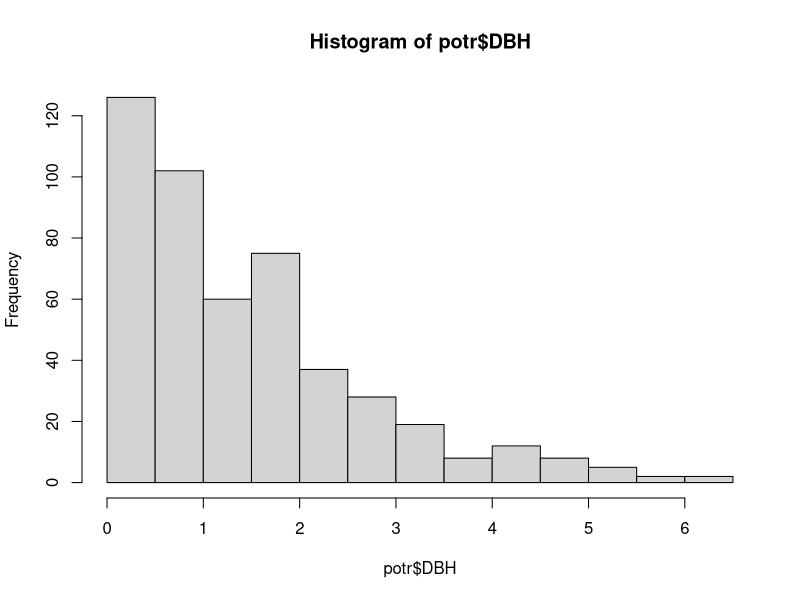
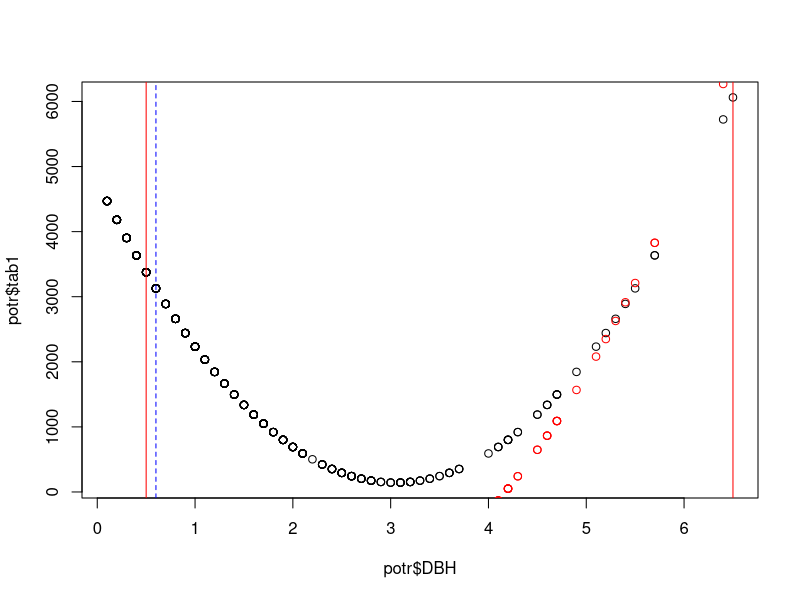
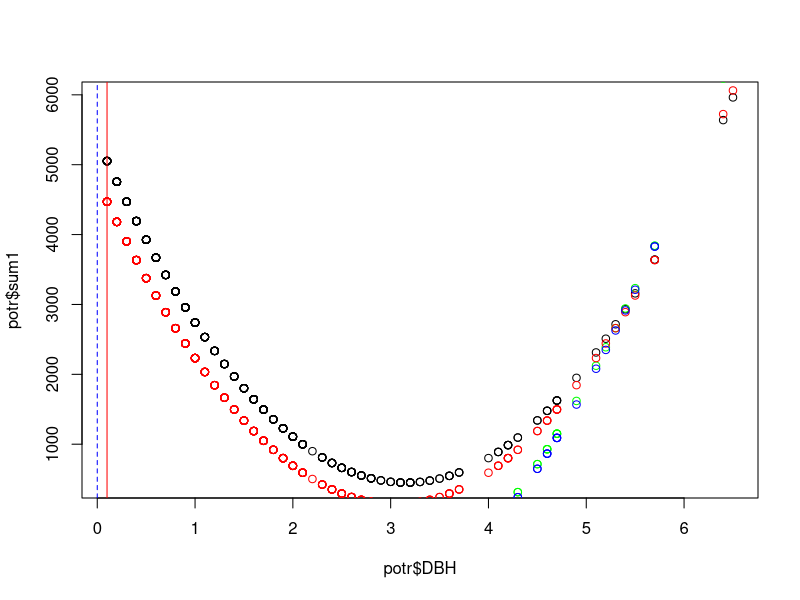
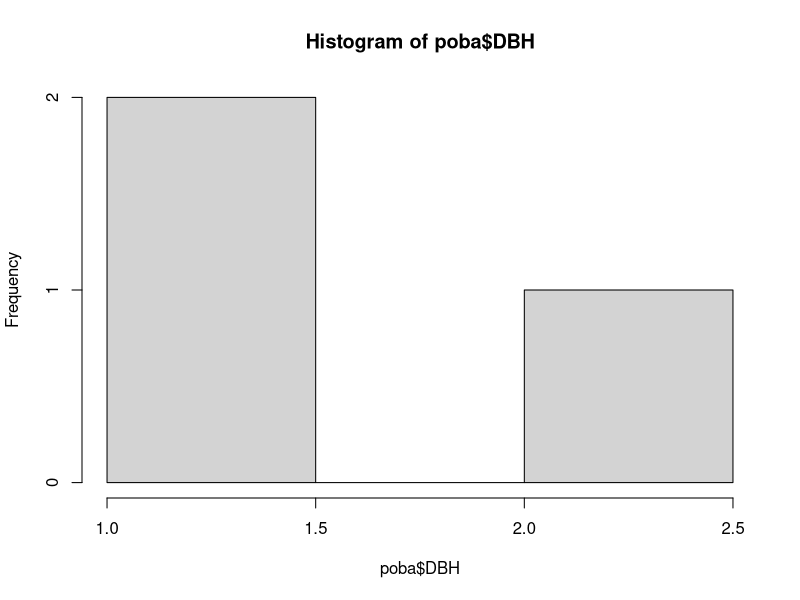
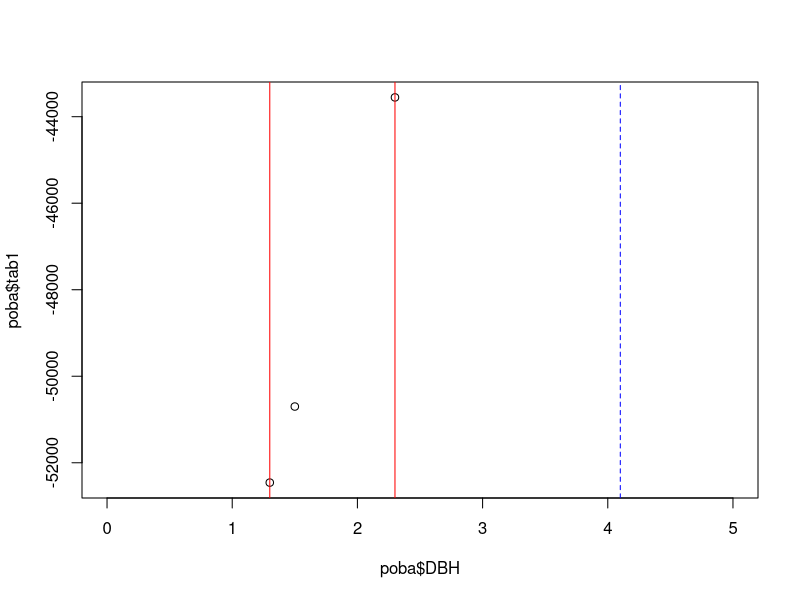
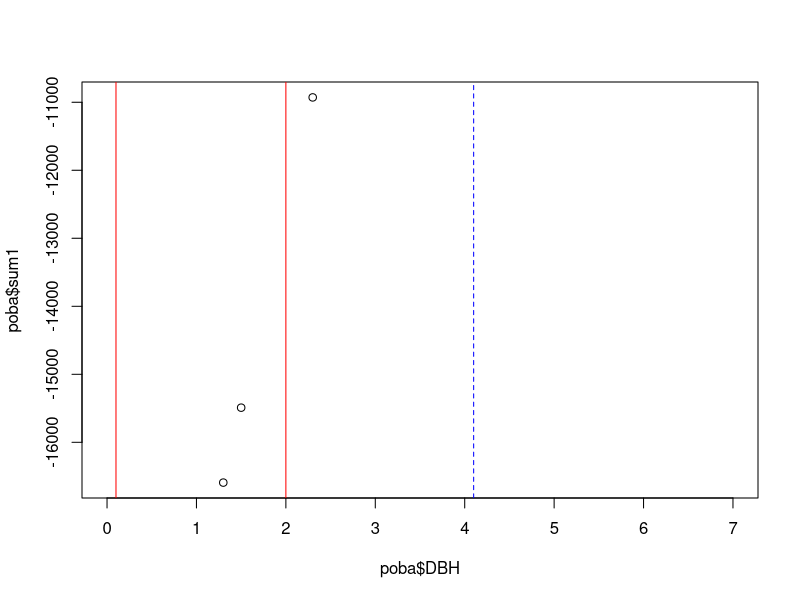

Recreate these plots in R, in order. (Note: this script raises an error after producing the figures.)
# testing Campbell et al. 1985
# Regression equations for estimaing single tree biomass of trembling aspen

# species: aspen


library(ggplot2)
library(cowplot); theme_set(theme_cowplot())
library(tidyverse)
library(here)
options(scipen = 999)

dbh <- read.csv(here("data/dbh.csv"))

#############################################################################
# quaking aspen

potr <- dbh %>%
  filter(SPP == "POTR")
hist(potr$DBH) # everything smaller than 6 cm
summary(potr$DBH) # min 0.1, max 6.5

##########################
# testing total aboveground biomass equations

# first equation in table
tab1_potr <- function(x) 4768.253 - (3033.186*x) + 497.269*(x^2)
# n = 41, r2 = 0.974
  # SE
    # intercept = 2066.15
    # DBH = 618.83
    # dbh2 = 34.58

# second equation in table
tab2_potr <- function(x) -1834.45*x + 439.664*(x^2)
# n = 41, r2 = 0.980
  # SE
    # dbh = 354.54
    # dbh2 = 25.23

potr$tab1 <- tab1_potr(potr$DBH)
potr$tab2 <- tab2_potr(potr$DBH)

plot(potr$tab1 ~ potr$DBH)
points(potr$tab2 ~ potr$DBH, col = "red")
abline(v = c(0.5,6.5), col = "red") # my ranges
abline(v = c(0.6, 19.3), col = "blue", lty = 2) # equation's ranges

# don't understand this at all

########################
# testing out calculating each component

# FOLIAGE
fol1_potr <- function(x) -31.892 + 6.226*(x^2)
# n = 41, r2 = 0.903
  # SE
    # intercept = 41.27
    # dbh2 = 0.33

fol2_potr  <- function(x) 6.387*(x^2)
# n = 31, r2 = 0.942
  # SE
    # dbh2 = 0.25

potr$fol1 <- fol1_potr(potr$DBH)
potr$fol2 <- fol2_potr(potr$DBH)

# LIVE BRANCHES
branch1_potr <- function(x) 2102.347 - 722.293*x + 68.792*(x^2)
# n = 23, r2 = 0.770
  # SE
    # intercept = 1680.90
    # dbh = 353.52
    # dbh2 = 17.13

branch2_potr <- function(x) -325.581*x + 52.188*(x^2)
# n = 23, r2 = 0.867
  # SE
    # dbh = 158.19
    # dbh2 = 10.98

potr$branch1 <- branch1_potr(potr$DBH)
potr$branch2 <- branch2_potr(potr$DBH)

# STEMWOOD
stemw1_potr <- function(x) 3842.733 - 2388.907*x + 370.644*(x^2)
# n = 39, r2 = 0.975
  # SE
    # intercept = 1627.52
    # dbh = 469.52
    # dbh2 = 25.87

stemw2_potr <- function(x) -1445.992*x + 325.786*(x^2)
# n = 39, r2 = 0.981
  # SE
    # dbh = 261.73
    # dbh2 = 18.62

potr$stem1 <- stemw1_potr(potr$DBH)
potr$stem2 <- stemw2_potr(potr$DBH)

# BARK
bark1_potr <- function(x) -554.585 + 47.289*(x^2)
# n = 21, r2 = 0.945
  # SE
    # intercept = 458.92
    # dbh2 = 2.61

bark2_potr <- function(x) 44.621*(x^2)
# n = 21, r2 = 0.980
  # SE
  # dbh2 = 1.41

potr$bark1 <- bark1_potr(potr$DBH)
potr$bark2 <- bark2_potr(potr$DBH)

# summing up components
potr$sum1 <- potr$fol1 + potr$branch1 + potr$stem1 + potr$bark1
potr$sum2 <- potr$fol2 + potr$branch2 + potr$stem2 + potr$bark2

plot(potr$sum1 ~ potr$DBH)
points(potr$sum2 ~ potr$DBH, col = "green")
points(potr$tab1 ~ potr$DBH, col = "red")
points(potr$tab2 ~ potr$DBH, col = "blue")
abline(v = c(0.1,26), col = "red") # my ranges
abline(v = c(0, 12.8), col = "blue", lty = 2) # equation's ranges

# need to find different aspen equations

#############################################################################
# balsam poplar

poba <- dbh %>%
  filter(SPP == "POBA")
hist(poba$DBH) # we only have three of these above dbh height...
summary(poba$DBH) # min 1.3, max 2.3

##########################
# testing total aboveground biomass equations
# only testing those that only require dbh

# first equation in table
tab1_poba <- function(x) -63610 + 8393.574*x + 141.872*(x^2)
# n = 17, r2 = 0.961
  # SE
    # intercept = 31024
    # DBH = 3032.78
    # dbh2 = 63.2

# second equation in table
tab2_poba <- function(x) 2695.76*x + 246.721*(x^2)
# n = 17, r2 = 0.974
  # SE
    # dbh = 1337.89
    # dbh2 = 40.92

poba$tab1 <- tab1_poba(poba$DBH)
poba$tab2 <- tab2_poba(poba$DBH)

plot(poba$tab1 ~ poba$DBH, xlim = c(0, 5))
points(poba$tab2 ~ poba$DBH, col = "red")
abline(v = c(1.3, 2.3), col = "red") # my ranges
abline(v = c(4.1, 46.5), col = "blue", lty = 2) # equation's ranges

# also doesn't really work
# need to find equation built off smaller stems

########################
# testing out calculating each component

# FOLIAGE
fol1_poba <- function(x) -3123.246 + 484.62*x - 5.997*(x^2)
# n = 17, r2 = 0.807
  # SE
    # intercept = 1101.84
    # dbh = 107.71
    # dbh2 = 2.24

fol2_poba  <- function(x) 178.69*(x)
# n = 17, r2 = 0.874
  # SE
    # dbh = 16.99

poba$fol1 <- fol1_poba(poba$DBH)
poba$fol2 <- fol2_poba(poba$DBH)

# LIVE BRANCHES
branch1_poba <- function(x) -11505 + 1611.775*x
# n = 17, r2 = 0.87
  # SE
    # intercept = 3598.65
    # dbh = 160.61

branch2_poba <- function(x) 631.112*x + 17.346*(x^2)
# n = 17, r2 = 0.918
  # SE
    # dbh = 274.17
    # dbh2 = 8.38

poba$branch1 <- branch1_poba(poba$DBH)
poba$branch2 <- branch2_poba(poba$DBH)

# STEMWOOD
stemw1_poba <- function(x) 14561 + 199.999*(x^2)
# n = 17, r2 = 0.906
  # SE
    # intercept = 12206
    # dbh2 = 16.66

stemw2_poba <- function(x) 1926.135*x + 158.062*(x^2)
# n = 17, r2 = 0.958
  # SE
    # dbh = 1145.23
    # dbh2 = 35.03

poba$stem1 <- stemw1_poba(poba$DBH)
poba$stem2 <- stemw2_poba(poba$DBH)

# BARK
bark1_poba <- function(x) -23308 + 2869*x
# n = 17, r2 = 0.896
  # SE
    # intercept = 5664.03
    # dbh2 = 252.79
      bark1_pobaSE <- function(x) sqrt((5664.03*x)^2 + (252.79*x)^2)

bark2_poba <- function(x) 61.936*(x^2)
# n = 17, r2 = 0.939
   # SE
    # dbh2 = 3.95

poba$bark1 <- bark1_poba(poba$DBH)
poba$bark2 <- bark2_poba(poba$DBH)

# summing up components
poba$sum1 <- poba$fol1 + poba$branch1 + poba$stem1 + poba$bark1
poba$sum2 <- poba$fol2 + poba$branch2 + poba$stem2 + poba$bark2

plot(poba$sum1 ~ poba$DBH, xlim = c(0, 7))
points(poba$sum2 ~ poba$DBH, col = "green")
points(poba$tab1 ~ poba$DBH, col = "red")
points(poba$tab2 ~ poba$DBH, col = "blue")
abline(v = c(0.1,2), col = "red") # my ranges
abline(v = c(4.1, 46.5), col = "blue", lty = 2) # equation's ranges

# not going to work for poba either

####################################################################
# testing out numbers (for those that work)

test <- rbind(pime, birch, poba, potr)

  # ignoring negative values for now
  test <- test %>%
    filter(tab1 > 0) %>%
    filter(tab2 > 0) %>%
    filter(sum1 > 0) %>%
    filter(sum2 > 0)

  # grouping at plot level
  test <- test %>%
    group_by(SITE, TREAT, PLOT) %>%
    summarise(tab1 = sum(tab1), tab2 = sum(tab2), sum1 = sum(sum1), sum2 = sum(sum2))

plot(test$tab1 ~ test$TREAT)
points(test$tab2 ~ test$TREAT, col = "red")
points(test$sum1 ~ test$TREAT, col = "blue")
points(test$sum2 ~ test$TREAT, col = "green")

# getting treatment averages to compare to browsing # (at least initially)
av <- test %>%
  group_by(SITE, TREAT, PLOT) %>%
  summarise(AV_ALL = mean(c(tab1, tab2, sum1, sum2)))
summary(av$AV_ALL) # min 491, # max 2423509
  # browsing summary per plot has min 290, max 345317.9
